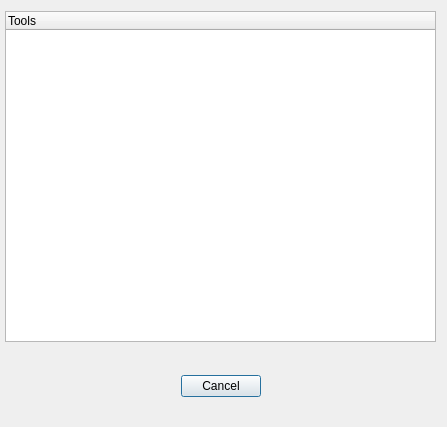
<?xml version="1.0" encoding="UTF-8"?>
<ui version="4.0">
 <class>EDACToolsDialog</class>
 <widget class="QDialog" name="EDACToolsDialog">
  <property name="geometry">
   <rect>
    <x>0</x>
    <y>0</y>
    <width>447</width>
    <height>427</height>
   </rect>
  </property>
  <property name="windowTitle">
   <string>Dialog</string>
  </property>
  <widget class="QDialogButtonBox" name="buttonBox">
   <property name="geometry">
    <rect>
     <x>180</x>
     <y>370</y>
     <width>81</width>
     <height>32</height>
    </rect>
   </property>
   <property name="orientation">
    <enum>Qt::Horizontal</enum>
   </property>
   <property name="standardButtons">
    <set>QDialogButtonBox::Cancel</set>
   </property>
  </widget>
  <widget class="QTreeWidget" name="treeWidget">
   <property name="geometry">
    <rect>
     <x>5</x>
     <y>11</y>
     <width>431</width>
     <height>331</height>
    </rect>
   </property>
   <column>
    <property name="text">
     <string notr="true">Tools</string>
    </property>
   </column>
  </widget>
 </widget>
 <resources/>
 <connections>
  <connection>
   <sender>buttonBox</sender>
   <signal>accepted()</signal>
   <receiver>EDACToolsDialog</receiver>
   <slot>accept()</slot>
   <hints>
    <hint type="sourcelabel">
     <x>248</x>
     <y>254</y>
    </hint>
    <hint type="destinationlabel">
     <x>157</x>
     <y>274</y>
    </hint>
   </hints>
  </connection>
  <connection>
   <sender>buttonBox</sender>
   <signal>rejected()</signal>
   <receiver>EDACToolsDialog</receiver>
   <slot>reject()</slot>
   <hints>
    <hint type="sourcelabel">
     <x>316</x>
     <y>260</y>
    </hint>
    <hint type="destinationlabel">
     <x>286</x>
     <y>274</y>
    </hint>
   </hints>
  </connection>
 </connections>
</ui>
